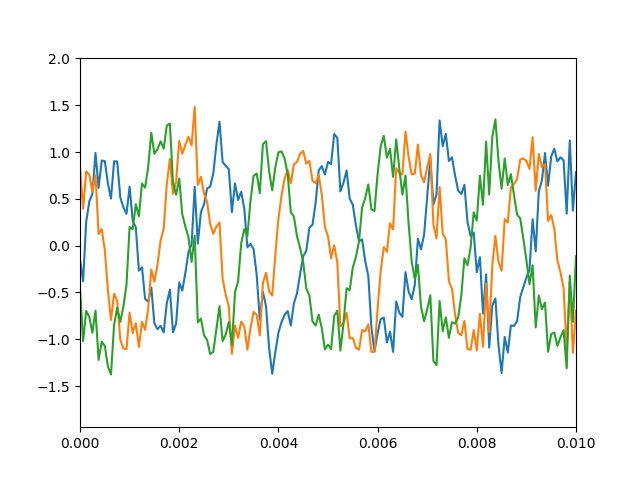

Write Python code to recreate this figure.
import numpy as np

fs = 16000
sec = 1
A = 1
f = 440
snr = 10

# make sin wave
t = np.arange(fs * sec) / fs
signal = A * np.sin(2 * np.pi * f * t)
signal_length = len(signal)

# make noise
signal_power = np.mean(signal**2)
snr_linear: float = 10.0 ** (snr / 10.0)
noise_power = signal_power / snr_linear
noise = np.sqrt(noise_power) * np.random.normal(0, 1, size=signal_length)

# signalを2つ結合する，
signal_twice = np.concatenate([signal, signal])

x = np.array(
    [
        signal + noise,
        signal_twice[10 : signal_length + 10] + noise,
        signal_twice[20 : signal_length + 20] + noise,
    ]
)

if __name__ == "__main__":
    import matplotlib.pyplot as plt

    for x_i in x:
        plt.plot(t, x_i)

    plt.xlim([0, 0.01])
    plt.savefig("./skotsugi/chapter05/q06.png")
